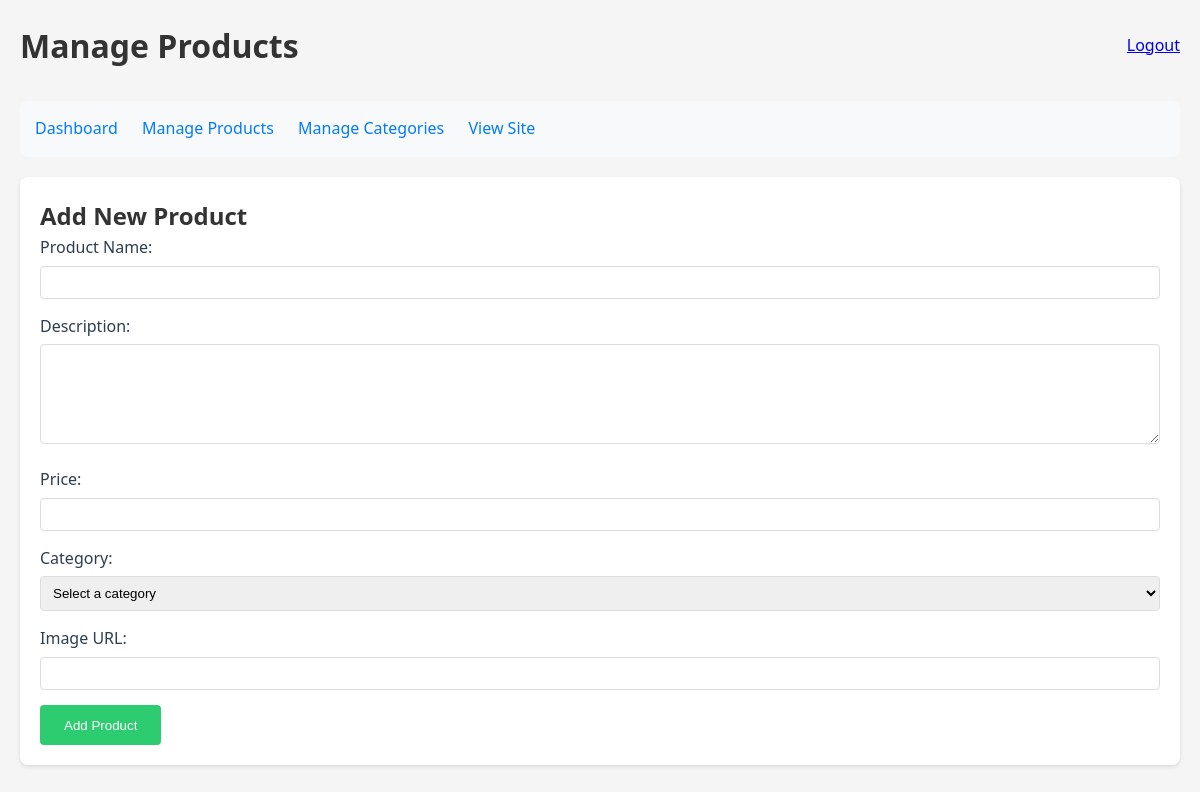
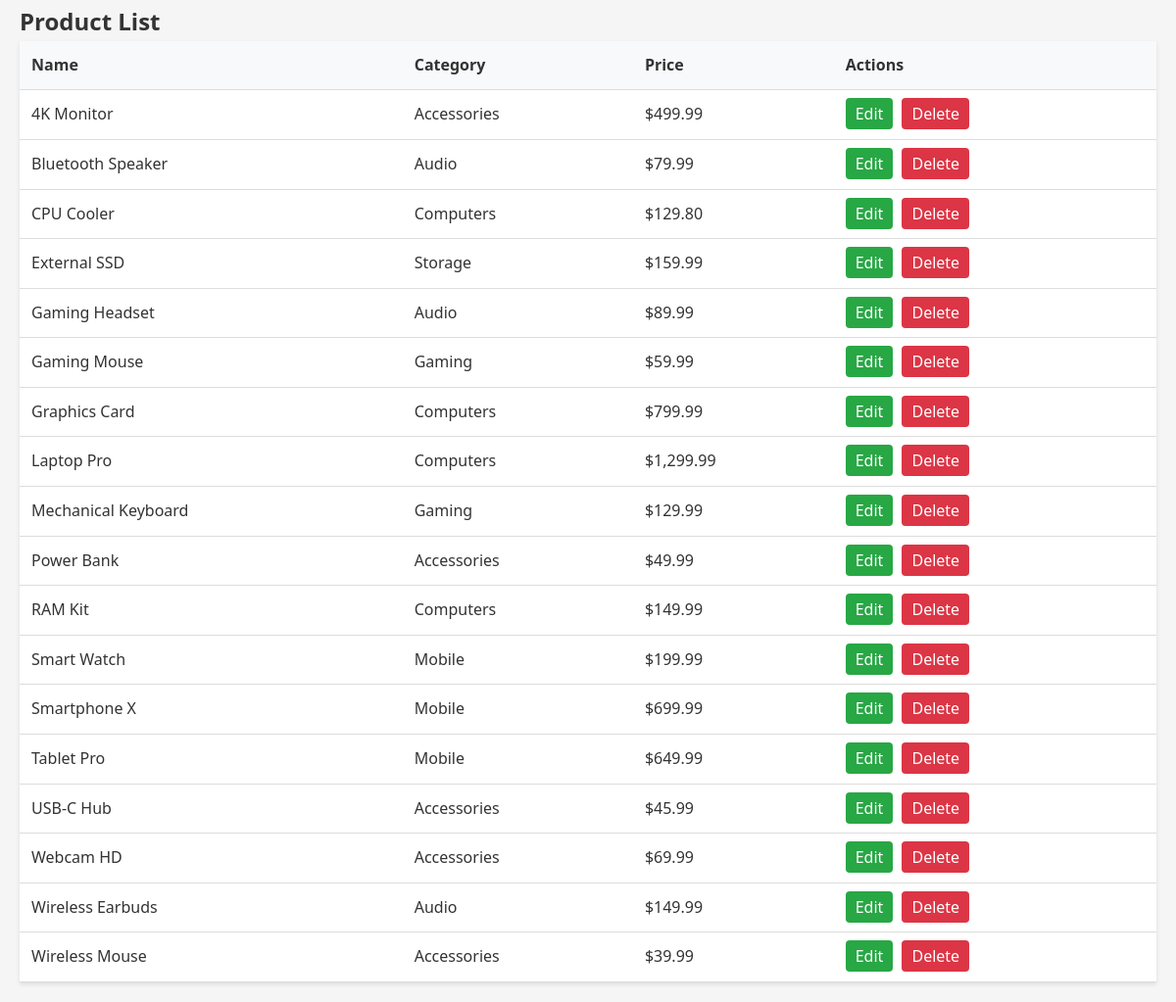
Screenshot of /admin_products.php (signed in) with the database file from the repository (2 pictures, top to bottom).
### tables this page shows
CREATE TABLE `products` (
  `id` int(11) NOT NULL,
  `name` varchar(255) NOT NULL,
  `description` text DEFAULT NULL,
  `price` decimal(10,2) NOT NULL,
  `image_url` varchar(255) DEFAULT NULL,
  `created_at` timestamp NOT NULL DEFAULT current_timestamp(),
  `category_id` int(11) DEFAULT NULL
);

CREATE TABLE `categories` (
  `id` int(11) NOT NULL,
  `name` varchar(100) NOT NULL,
  `description` text DEFAULT NULL,
  `created_at` timestamp NOT NULL DEFAULT current_timestamp()
);

### admin_products.php (the view, shortened to what this page needs)
<?php
require_once 'config.php';
$products = $pdo->query('
    SELECT p.*, c.name as category_name
    FROM products p
    JOIN categories c ON p.category_id = c.id
    ORDER BY p.name
')->fetchAll();
$editing_product = null;
?>
<!DOCTYPE html>
<html lang="en">
<head>
    <link rel="stylesheet" href="styles.css">
</head>
<body>
    <div class="admin-container">
        <div class="admin-header">
            <h1>Manage Products</h1>
            <a href="logout.php" class="logout-btn">Logout</a>
        </div>
        <nav class="admin-nav">
            <a href="admin_dashboard.php">Dashboard</a>
            <a href="admin_products.php">Manage Products</a>
            <a href="admin_categories.php">Manage Categories</a>
            <a href="index.php" target="_blank">View Site</a>
        </nav>
        <div class="product-form">
            <h2><?php echo $editing_product ? 'Edit Product' : 'Add New Product'; ?></h2>
            <form method="POST" action="">
                <div class="form-group">
                    <label for="name">Product Name:</label>
                    <input type="text" id="name" name="name" required
                           value="<?php echo htmlspecialchars($editing_product['name'] ?? ''); ?>">
                </div>
                <div class="form-group">
                    <label for="description">Description:</label>
                    <textarea id="description" name="description" required><?php
                    ?></textarea>
                </div>
                <div class="form-group">
                    <label for="price">Price:</label>
                    <input type="number" id="price" name="price" step="0.01" required
                           value="<?php echo htmlspecialchars($editing_product['price'] ?? ''); ?>">
                </div>
                <div class="form-group">
                    <label for="category_id">Category:</label>
                    <select id="category_id" name="category_id" required>
                        <option value="">Select a category</option>
                    </select>
                </div>
                <div class="form-group">
                    <label for="image_url">Image URL:</label>
                    <input type="url" id="image_url" name="image_url"
                           value="<?php echo htmlspecialchars($editing_product['image_url'] ?? ''); ?>">
                </div>
                <button type="submit" class="submit-btn">
                    <?php echo $editing_product ? 'Update Product' : 'Add Product'; ?>
                </button>
            </form>
        </div>
        <h2>Product List</h2>
        <table class="product-table">
            <thead>
                <tr>
                    <th>Name</th>
                    <th>Category</th>
                    <th>Price</th>
                    <th>Actions</th>
                </tr>
            </thead>
            <tbody>
                <?php foreach ($products as $product): ?>
                <tr>
                    <td><?php echo htmlspecialchars($product['name']); ?></td>
                    <td><?php echo htmlspecialchars($product['category_name']); ?></td>
                    <td>$<?php echo number_format($product['price'], 2); ?></td>
                    <td>
                        <a href="admin_products.php?action=edit&id=<?php echo $product['id']; ?>"
                           class="action-btn edit-btn">Edit</a>
                        <a href="admin_products.php?action=delete&id=<?php echo $product['id']; ?>"
                           class="action-btn delete-btn"
                           onclick="return confirm('Are you sure you want to delete this product?')">Delete</a>
                    </td>
                </tr>
                <?php endforeach; ?>
            </tbody>
        </table>
    </div>
</body>
</html>

### styles.css (style rules this page uses)
* { margin: 0; padding: 0; box-sizing: border-box; }
body { font-family: 'Segoe UI', Tahoma, Geneva, Verdana, sans-serif; line-height: 1.6; color: #333; background-color: #f5f5f5; }
.form-group { margin-bottom: 1rem; }
.form-group label { display: block; margin-bottom: 0.5rem; color: #2c3e50; }
.form-group input, .form-group select, .form-group textarea { width: 100%; padding: 0.5rem; border: 1px solid #ddd; border-radius: 4px; }
.form-group textarea { height: 100px; resize: vertical; }
button[type="submit"] { background: #2ecc71; color: white; border: none; padding: 0.8rem 1.5rem; border-radius: 4px; cursor: pointer; transition: background 0.3s ease; }

### admin_products.php (style rules this page uses)
.admin-container { max-width: 1200px; margin: 0 auto; padding: 20px; }
.admin-header { display: flex; justify-content: space-between; align-items: center; margin-bottom: 30px; }
.admin-nav { background: #f8f9fa; padding: 15px; border-radius: 8px; margin-bottom: 20px; }
.admin-nav a { margin-right: 20px; text-decoration: none; color: #007bff; }
.product-form { background: white; padding: 20px; border-radius: 8px; box-shadow: 0 2px 4px rgba(0,0,0,0.1); margin-bottom: 30px; }
.form-group { margin-bottom: 15px; }
.form-group label { display: block; margin-bottom: 5px; }
.form-group input, .form-group textarea, .form-group select { width: 100%; padding: 8px; border: 1px solid #ddd; border-radius: 4px; }
.form-group textarea { height: 100px; }
.submit-btn { background: #007bff; color: white; padding: 10px 20px; border: none; border-radius: 4px; cursor: pointer; }
.product-table { width: 100%; border-collapse: collapse; background: white; box-shadow: 0 2px 4px rgba(0,0,0,0.1); }
.product-table th, .product-table td { padding: 12px; text-align: left; border-bottom: 1px solid #ddd; }
.product-table th { background: #f8f9fa; }
.action-btn { padding: 5px 10px; border-radius: 4px; text-decoration: none; color: white; margin-right: 5px; }
.edit-btn { background: #28a745; }
.delete-btn { background: #dc3545; }

### rows the page displays
products: name "4K Monitor", category.name "Accessories", price "499.99"
products: name "Bluetooth Speaker", category.name "Audio", price "79.99"
products: name "CPU Cooler", category.name "Computers", price "129.80"
products: name "External SSD", category.name "Storage", price "159.99"
products: name "Gaming Headset", category.name "Audio", price "89.99"
products: name "Gaming Mouse", category.name "Gaming", price "59.99"
products: name "Graphics Card", category.name "Computers", price "799.99"
products: name "Laptop Pro", category.name "Computers", price "1,299.99"
products: name "Mechanical Keyboard", category.name "Gaming", price "129.99"
products: name "Power Bank", category.name "Accessories", price "49.99"
products: name "RAM Kit", category.name "Computers", price "149.99"
products: name "Smart Watch", category.name "Mobile", price "199.99"
products: name "Smartphone X", category.name "Mobile", price "699.99"
products: name "Tablet Pro", category.name "Mobile", price "649.99"
products: name "USB-C Hub", category.name "Accessories", price "45.99"
products: name "Webcam HD", category.name "Accessories", price "69.99"
products: name "Wireless Earbuds", category.name "Audio", price "149.99"
products: name "Wireless Mouse", category.name "Accessories", price "39.99"
